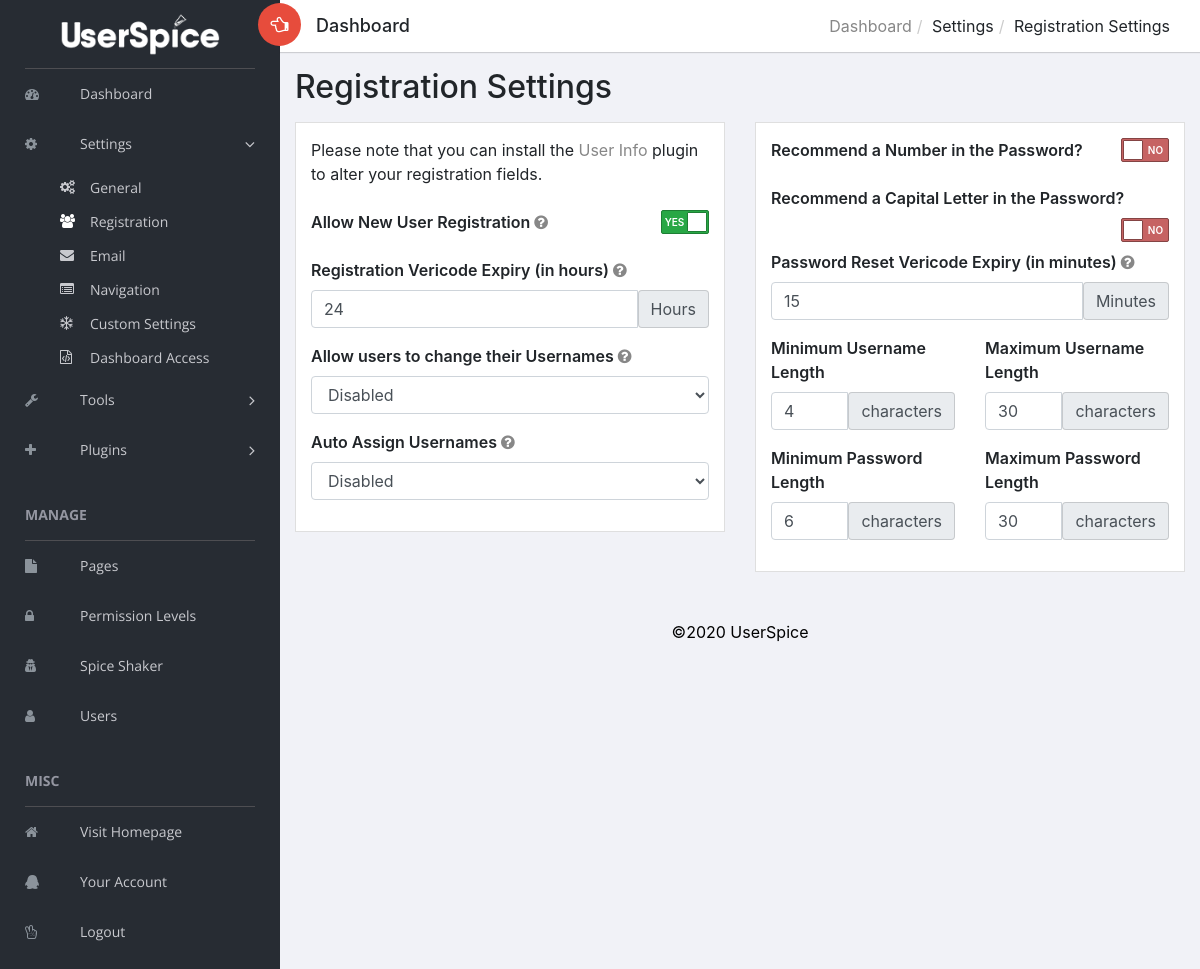
Screenshot of /admin/users/admin.php?view=reg (signed in) with the database file from the repository.
### tables this page shows
CREATE TABLE `settings` (
  `id` int(50) NOT NULL AUTO_INCREMENT,
  `recaptcha` int(1) NOT NULL DEFAULT '0',
  `force_ssl` int(1) NOT NULL,
  `css_sample` int(1) NOT NULL,
  `us_css1` varchar(255) NOT NULL,
  `us_css2` varchar(255) NOT NULL,
  `us_css3` varchar(255) NOT NULL,
  `site_name` varchar(100) NOT NULL,
  `language` varchar(255) NOT NULL,
  `track_guest` int(1) NOT NULL,
  `site_offline` int(1) NOT NULL,
  `force_pr` int(1) NOT NULL,
  `glogin` int(1) NOT NULL DEFAULT '0',
  `fblogin` int(1) NOT NULL,
  `gid` varchar(255) NOT NULL,
  `gsecret` varchar(255) NOT NULL,
  `gredirect` varchar(255) NOT NULL,
  `ghome` varchar(255) NOT NULL,
  `fbid` varchar(255) NOT NULL,
  `fbsecret` varchar(255) NOT NULL,
  `fbcallback` varchar(255) NOT NULL,
  `graph_ver` varchar(255) NOT NULL,
  `finalredir` varchar(255) NOT NULL,
  `req_cap` int(1) NOT NULL,
  `req_num` int(1) NOT NULL,
  `min_pw` int(2) NOT NULL,
  `max_pw` int(3) NOT NULL,
  `min_un` int(2) NOT NULL,
  `max_un` int(3) NOT NULL,
  `messaging` int(1) NOT NULL,
  `snooping` int(1) NOT NULL,
  `echouser` int(11) NOT NULL,
  `wys` int(1) NOT NULL,
  `change_un` int(1) NOT NULL,
  `backup_dest` varchar(255) NOT NULL,
  `backup_source` varchar(255) NOT NULL,
  `backup_table` varchar(255) NOT NULL,
  `msg_notification` int(1) NOT NULL,
  `permission_restriction` int(1) NOT NULL,
  `auto_assign_un` int(1) NOT NULL,
  `page_permission_restriction` int(1) NOT NULL,
  `msg_blocked_users` int(1) NOT NULL,
  `msg_default_to` int(1) NOT NULL,
  `notifications` int(1) NOT NULL,
  `notif_daylimit` int(3) NOT NULL,
  `recap_public` varchar(100) NOT NULL,
  `recap_private` varchar(100) NOT NULL,
  `page_default_private` int(1) NOT NULL,
  `navigation_type` tinyint(1) NOT NULL,
  `copyright` varchar(255) NOT NULL,
  `custom_settings` int(1) NOT NULL,
  `system_announcement` varchar(255) NOT NULL,
  `twofa` int(1) DEFAULT '0',
  `force_notif` tinyint(1) DEFAULT NULL,
  `cron_ip` varchar(255) DEFAULT NULL,
  `registration` tinyint(1) DEFAULT NULL,
  `join_vericode_expiry` int(9) unsigned NOT NULL,
  `reset_vericode_expiry` int(9) unsigned NOT NULL,
  `admin_verify` tinyint(1) NOT NULL,
  `admin_verify_timeout` int(9) NOT NULL,
  `session_manager` tinyint(1) NOT NULL,
  `template` varchar(255) DEFAULT 'standard',
  `saas` tinyint(1) DEFAULT NULL,
  `redirect_uri_after_login` text,
  `show_tos` tinyint(1) DEFAULT '1',
  `default_language` varchar(11) DEFAULT NULL,
  `allow_language` tinyint(1) DEFAULT NULL,
  `spice_api` varchar(75) DEFAULT NULL,
  `announce` datetime DEFAULT NULL,
  `bleeding_edge` tinyint(1) DEFAULT '0',
  `err_time` int(11) DEFAULT '15',
  `container_open_class` varchar(255) DEFAULT 'container-fluid',
  PRIMARY KEY (`id`)
);

### admin/users/views/_admin_settings_register.php (the view, shortened to what the rows shown need)
<div class="col-sm-8">
  <div class="page-header float-right">
    <div class="page-title">
      <ol class="breadcrumb text-right">
        <li><a href="<?=$us_url_root?>users/admin.php">Dashboard</a></li>
        <li>Settings</li>
        <li class="active">Registration Settings</li>
      </ol>
    </div>
  </div>
</div>
</div>
</header>
<div class="content mt-3">
  <form class="" action="admin.php?tab=3" name="register" method="post">
    <h2 class="mb-3">Registration Settings</h2>
    <div class="row">
      <div class="col-md-6">
        <div class="card no-padding">
          <div class="card-body">
            Please note that you can install the <a href="admin.php?view=spice&search=userinfo">User Info</a> plugin to alter your registration fields.<br><br>
            <div class="form-group">
              <label for="registration">Allow New User Registration <a href="#!" class="nounderline" data-toggle="popover" data-content="Registration Switcher! Also controls OAuth (Social Logins). Default: Enabled." title="Note"><i class="fa fa-question-circle"></i></a></label>
              <span style="float:right;">
                <label class="switch switch-text switch-success">
                  <span data-on="Yes" data-off="No" class="switch-label"></span>
                  <span class="switch-handle"></span>
                </label>
              </span>
            </div>
            <div class="form-group">
              <label for="join_vericode_expiry">Registration Vericode Expiry (in hours) <a href="#!" class="nounderline" data-toggle="popover" title="Note" data-content="Length of time in hours for expiration of vericodes to email. Maximum: 999999999 (thats nine 9s!). Default: 24"><i class="fa fa-question-circle"></i></a></label>
              <div class="input-group">
                <input type="number" step="1" min="1" max="999999999" class="form-control ajxnum" data-desc="Registration Vericode Expiry" name="join_vericode_expiry" id="join_vericode_expiry" value="<?=$settings->join_vericode_expiry?>">
                <span class="input-group-addon">Hours</span>
              </div>
            </div>
            <div class="form-group">
              <label for="change_un">Allow users to change their Usernames <a href="#!" class="nounderline" title="Note" data-toggle="popover" data-content="Does as it says. Default: Disabled."><i class="fa fa-question-circle"></i></a></label>
              <select id="change_un" class="form-control ajxnum" data-desc="Allow users to change their Usernames" name="change_un">
                <option value="0" <?php if($settings->change_un==0) echo 'selected="selected"'; ?> >Disabled</option>
              </select>
            </div>
            <div class="form-group">
              <label for="auto_assign_un">Auto Assign Usernames <a href="#!" class="nounderline" title="Note" data-toggle="popover" data-content="Don't want users to choose their usernames? No worries! Enable this and a users default username will be their first initial and last name. This already exists? Okay! Lets do first name and last initial. Still not good? Email address it is since you won't be duplicating emails in your database! This will remove the username field from both the external and internal registration forms.Â Default: Disabled."><i class="fa fa-question-circle"></i></a></label>
              <select id="auto_assign_un" class="form-control ajxnum" data-desc="Auto Assign Usernames" name="auto_assign_un">
                <option value="0" <?php if($settings->auto_assign_un==0) echo 'selected="selected"'; ?> >Disabled</option>
              </select>
            </div>
          </div>
        </div>
      </div>
      <div class="col-md-6">
        <div class="card no-padding">
          <div class="card-body">
            <div class="form-group">
              <label for="req_num">Recommend a Number in the Password?</label>
              <span style="float:right;">
                <label class="switch switch-text switch-success">
                  <span data-on="Yes" data-off="No" class="switch-label"></span>
                  <span class="switch-handle"></span>
                </label>
              </span>
            </div>
            <div class="form-group">
              <label for="req_cap">Recommend a Capital Letter in the Password?</label>
              <span style="float:right;">
                <label class="switch switch-text switch-success">
                  <span data-on="Yes" data-off="No" class="switch-label"></span>
                  <span class="switch-handle"></span>
                </label>
              </span>
            </div>
            <div class="form-group">
              <label for="reset_vericode_expiry">Password Reset Vericode Expiry (in minutes) <a href="#!" class="nounderline" title="Note" data-toggle="popover" data-content="Length of time in minutes for expiration of password reset vericodes to email. Maximum: 999999999 (thats nine 9s!). Default: 15"><i class="fa fa-question-circle"></i></a></label>
              <div class="input-group">
                <input type="number" step="1" min="1" max="999999999" class="form-control ajxnum" data-desc="Password Reset Vericode Expiry" name="reset_vericode_expiry" id="reset_vericode_expiry" value="<?=$settings->reset_vericode_expiry?>">
                <span class="input-group-addon">Minutes</span>
              </div>
            </div>
            <div class="row">
              <div class="col-md-6">
                <div class="form-group">
                  <label for="min_un">Minimum Username Length</label>
                  <div class="input-group">
                    <input type="number" step="1" min="1" max="255" class="form-control ajxnum" data-desc="Minimum Username Length" name="min_un" id="min_un" value="<?=$settings->min_un?>">
                    <span class="input-group-addon">characters</span>
                  </div>
                </div>
              </div>
              <div class="col-md-6">
                <div class="form-group">
                  <label for="max_un">Maximum Username Length</label>
                  <div class="input-group">
                    <input type="number" step="1" min="1" max="255" class="form-control ajxnum" data-desc="Maximum Username Length" name="max_un" id="max_un" value="<?=$settings->max_un?>">
                    <span class="input-group-addon">characters</span>
                  </div>
                </div>
              </div>
            </div>
            <div class="row">
              <div class="col-md-6">
                <div class="form-group">
                  <label for="min_pw">Minimum Password Length</label>
                  <div class="input-group">
                    <input type="number" step="1" min="4" max="150" class="form-control ajxnum" data-desc="Minimum Password Length" name="min_pw" id="min_pw" value="<?=$settings->min_pw?>">
                    <span class="input-group-addon">characters</span>
                  </div>
                </div>
              </div>
              <div class="col-md-6">
                <div class="form-group">
                  <label for="max_pw">Maximum Password Length</label>
                  <div class="input-group">
                    <input type="number" step="1" min="4" max="150" class="form-control ajxnum" data-desc="Maximum Password Length" name="max_pw" id="max_pw" value="<?=$settings->max_pw?>">
                    <span class="input-group-addon">characters</span>
                  </div>
                </div>
              </div>
            </div>
          </div>
        </div>
      </div>
    </div>
  </form>

### admin/users/admin.php (shortened to what the rows shown need)
<?php
require_once '../users/init.php';
$db = DB::getInstance();
$settings = $db->query('SELECT * FROM settings')->first();
?>
<?php $view = Input::get('view'); ?>
<?php require_once $abs_us_root.$us_url_root.'users/views/_admin_menu.php';
?>
<div id="right-panel" class="right-panel">
  <?php require_once $abs_us_root.$us_url_root.'users/views/_admin_header.php'; ?>
  <?php
  function usView($file)
  {
      global $abs_us_root;
      global $us_url_root;
      if (checkAccess('page', $file)) {
          if (file_exists($abs_us_root.$us_url_root.'usersc/includes/admin/'.$file)) {
              $path = $abs_us_root.$us_url_root.'usersc/includes/admin/'.$file;
          } elseif (file_exists($abs_us_root.$us_url_root.'users/views/'.$file)) {
              $path = $abs_us_root.$us_url_root.'users/views/'.$file;
          } else {
              $path = $abs_us_root.$us_url_root.'users/views/_admin_dashboard.php';
          }
          return $path;
      } else {
          $path = $abs_us_root.$us_url_root.'users/views/_admin_dashboard.php';
          return $path;
      }
  }
  function checkAccess($key, $value)
  {
      global $db, $user, $master_account;
      if (in_array($user->data()->id, $master_account) || hasPerm([2], $user->data()->id)) {
          return true;
      }
  }
  switch ($view) {
    case 'reg':
    $path = usView('_admin_settings_register.php');
    include $path;
    break;
    }
    ?>
    <p align="center">
      <font color='black'><br>&copy;<?=date('Y '); ?><?=$settings->copyright; ?></font>
    </p>
  </div>
</div>
</body>
</html>

### rows the page displays
settings: join_vericode_expiry "24", change_un "Disabled", auto_assign_un "Disabled", reset_vericode_expiry "15", min_un "4", max_un "30", min_pw "6", max_pw "30", copyright "UserSpice"

### other values shown
lang("BE_DASH") "Dashboard"
lang("BE_SETTINGS") "Settings"
lang("BE_GEN") "General"
lang("BE_REG") "Registration"
lang("GEN_EMAIL") "Email"
lang("BE_CUS") "Custom Settings"
lang("BE_DASH_ACC") "Dashboard Access"
lang("BE_TOOLS") "Tools"
